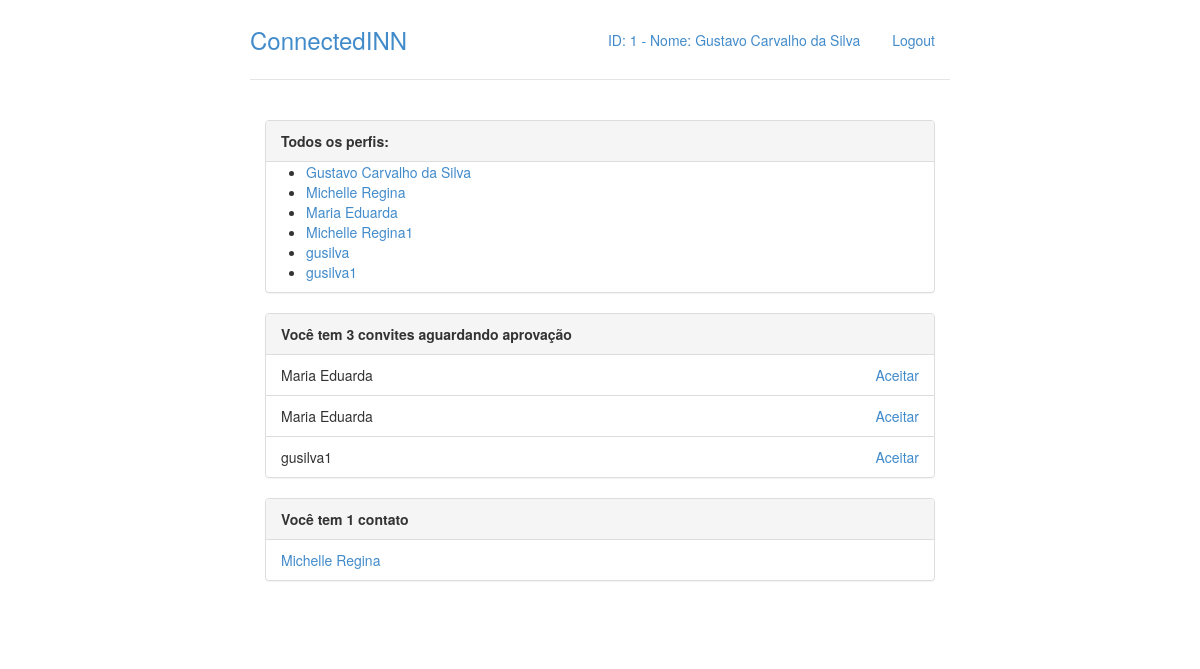
The app's page / (signed in) with its own data.
### perfis/models.py (models this page shows, shortened)
class Perfil(models.Model):
    nome = models.CharField(max_length=255, null=False)
    telefone = models.CharField(max_length=15, null=False)
    nome_empresa = models.CharField(max_length=255, null=False)
    contatos = models.ManyToManyField('self')  # Auto relacionamento com ele mesmo
    usuario = models.OneToOneField(User, related_name="perfil")

class Convite(models.Model):
    solicitante = models.ForeignKey(Perfil, related_name='convites_feitos')
    convidado = models.ForeignKey(Perfil, related_name='convites_recebidos')

### perfis/views.py (the view)
# urls.py: url(r'^$', views.index, name='index'),
@login_required
def index(request):
    return render(request, 'index.html', {'perfis': Perfil.objects.all(), 'perfil_logado': get_perfil_logado(request)})

### perfis/views.py (called while the page is built)
@login_required
def get_perfil_logado(request):
    return request.user.perfil

### perfis/templates/index.html
{% extends "base.html" %}
{% block body%}
<div class="col-lg-12">
    <div class="panel panel-default">
        <div class="panel-heading">
            <strong>Todos os perfis:</strong>
        </div>
        {% if perfis %}
        <ul>
            {% for perfil in perfis %}
            <li>
                <a href="{% url 'exibir' perfil.id %}">{{perfil.nome}}</a>
            </li>
            {% endfor %}
        </ul>
        {% else %}
        <p>Nenhum perfil encontrado</p>
        {% endif %}
    </div>
    <div id="Convites" class="panel panel-default">
        {% with total_de_convites=perfil_logado.convites_recebidos %}
        {% if total_de_convites.count %}
        <div class="panel-heading">
            <strong>
                Você tem {{total_de_convites.count}} convite{{total_de_convites.count| pluralize}} aguardando aprovação
            </strong>
        </div>
        <ul class="list-group">
            {% for convite in total_de_convites.all %}
            <li class="list-group-item">
                {{ convite.solicitante.nome }}
                <a href="{% url 'aceitar' convite.id %}" class="pull-right">Aceitar</a>
            </li>
            {% endfor %}
        </ul>
        {% else %}
        <div class="panel-body">
            <p>Você não possui nenhum convite pendente :(</p>
        </div>
        {% endif %}
        {% endwith %}
    </div>
    <div id="Contatos" class="panel panel-default">
        {% with total_de_contatos=perfil_logado.contatos %}
        {% if total_de_contatos.count %}
        <div class="panel-heading">
            <strong>
                Você tem {{total_de_contatos.count}} contato{{total_de_contatos.count| pluralize}}
            </strong>
        </div>
        <ul class="list-group">
            {% for contato in total_de_contatos.all %}
            <li class="list-group-item">
                <a href="{% url 'exibir' contato.id %}">{{ contato.nome }}</a>
            </li>
            {% endfor %}
        </ul>
        {% else %}
        <div class="panel-body">
            <p>Você não possui contatos no momento</p>
        </div>
        {% endif %}
        {% endwith %}
    </div>
</div>
{% endblock%}

### perfis/templates/base.html (shortened to what this page needs)
{% load staticfiles %}
<!DOCTYPE html>
<html lang="pt-br">
<head>
    <link rel="stylesheet" href="{% static 'styles/bootstrap.css' %}">
    <link rel="stylesheet" href="{% static 'styles/main.css' %}">
</head>
<body>
<div class="container">
    <div class="header">
        <ul class="nav nav-pills pull-right">
            <li>
                <a href="{% url 'exibir' perfil_logado.id %}">
                    ID: {{ perfil_logado.id }} - Nome: {{ perfil_logado.nome }}
                </a>
            </li>
            <li><a href="{% url 'logout' %}">Logout</a></li>
        </ul>
        <h3 class="text-muted">
            <a href="{% url 'index' %}">ConnectedINN</a>
        </h3>
    </div>
    <div class="row content">
        {% block body%}
        {% endblock %}
    </div>
</div>
</body>
</html>

### perfis/static/styles/main.css (style rules this page uses)
body { padding-top: 20px; padding-bottom: 20px; }
.header, .content, .footer { padding-left: 15px; padding-right: 15px; }
.header { border-bottom: 1px solid #e5e5e5; }
.header h3 { margin-top: 0; margin-bottom: 0; line-height: 40px; padding-bottom: 19px; }
@media (min-width: 768px) { .container { max-width: 730px; } }
.content { margin: 40px 0; }
@media screen and (min-width: 768px) { .header, .content, .footer { padding-left: 0; padding-right: 0; } }
@media screen and (min-width: 768px) { .header { margin-bottom: 30px; } }

### records on screen
Perfil: id "1", nome "Gustavo Carvalho da Silva", count "3", count|pluralize "s"
Perfil: nome "Michelle Regina"
Perfil: nome "Maria Eduarda"
Perfil: nome "Michelle Regina1"
Perfil: nome "gusilva"
Perfil: nome "gusilva1"
Convite: solicitante.nome "Maria Eduarda"
Convite: solicitante.nome "Maria Eduarda"
Convite: solicitante.nome "gusilva1"

### other values on screen
{{ total_de_contatos.count }} "1"
